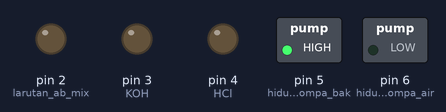
Recording of a sketch running on a simulated Arduino Uno, built with avr-gcc and run on an emulated ATmega328P. Shown: switched loads named in the sketch (green lamp = pin HIGH), output pins drawn as LEDs (lit = HIGH). What the sketch prints to the serial monitor is not drawn.

Above: at 0.1 s.
At 60.1 s:
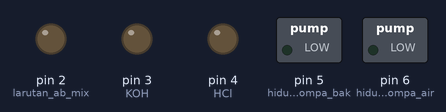
Timing chart, 0 to 61.6 s (numbered marks = the images above):
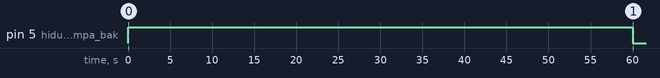

The sketch:

tx.ino
```cpp
#include <OneWire.h>
#include <DallasTemperature.h>

#define ONE_WIRE_BUS 7
#define TdsSensorPin A0
#define VREF 5.0      // analog reference voltage(Volt) of the ADC
#define SCOUNT  30           // sum of sample point
#define SensorPin A1            //pH meter Analog output to Arduino Analog Input 0
#define Offset 0.00            //deviation compensate
#define samplingInterval 20
#define printInterval 800
#define ArrayLenth  40    //times of collection

OneWire oneWire(ONE_WIRE_BUS);
DallasTemperature sensorSuhu(&oneWire);

float suhu, ppm, ph;
float m_suhu_dngin, m_suhu_nrmal, m_suhu_pnas;
float m_ppm_rndah, m_ppm_ckup, m_ppm_tnggi;
float m_ph_asam, m_ph_ntral, m_ph_basa;
float suhu_a1, suhu_z1, suhu_a2, suhu_z2, suhu_a3, suhu_z3;
float suhu_AiZi, suhu_a, suhu_Z;
float ppm_a1, ppm_z1, ppm_a2, ppm_z2, ppm_a3, ppm_z3;
float ppm_AiZi, ppm_a, ppm_Z;
float ph_a1, ph_z1, ph_a2, ph_z2, ph_a3, ph_z3;
float ph_AiZi, ph_a, ph_Z;
int st_suhu, st_ppm, st_ph;
int ppm_cukup_min = 1200;
int ppm_cukup_max = 1400;
int ppm_rendah = ppm_cukup_min + 50;
int ppm_tinggi = ppm_cukup_max - 50;

int analogBuffer[SCOUNT];    // store the analog value in the array, read from ADC
int analogBufferTemp[SCOUNT];
int analogBufferIndex = 0,copyIndex = 0;
float averageVoltage = 0,tdsValue = 0,temperature = 25;
int pHArray[ArrayLenth];   //Store the average value of the sensor feedback
int pHArrayIndex=0;

void setup()
{
    Serial.begin(9600);
    sensorSuhu.begin();
    pinMode(TdsSensorPin,INPUT);
    pinMode(2, OUTPUT);   // larutan ab mix
    pinMode(3, OUTPUT);   // KOH
    pinMode(4, OUTPUT);   // HCl
    pinMode(5, OUTPUT);   // hidupkan pompa bak
    pinMode(6, OUTPUT);   // hidupkan pompa air

}

void loop()
{
    // suhu = ambilSuhu();
    // Serial.print("Suhu : ");
    // Serial.println(suhu);
    // ppm = ambilTds();
    // Serial.print("TDS : ");
    // Serial.print(ppm, 0);
    // Serial.println("ppm");
    // ph = ambilPh();
    // Serial.print("pH value: ");
    // Serial.println(ph, 2);
    fuzzy();
    delay(1000);
}


void fuzzy()
{
    // FUZZYFIKASI
    // suhu = ambilSuhu();
    // ppm = ambilTds();
    // ph = ambilPh();
    // coba
    suhu = 28.5;
    ppm = 1399;
    ph = 7.4;
    // SUHU
    // miu suhu dngin
    if (suhu >= 19) {
        m_suhu_dngin = 0;
    } else if (18 < suhu && suhu < 19) {
        m_suhu_dngin = (19 - suhu) / (19 - 18);
    } else if (suhu <= 18) {
        m_suhu_dngin = 1;
    }
    // miu suhu nrmal
    if (suhu <= 18 || suhu >= 29) {
        m_suhu_nrmal = 0;
    } else if (18 < suhu && suhu < 19) {
        m_suhu_nrmal = (suhu - 18) / (19 - 18);
    } else if (28 < suhu && suhu < 29) {
        m_suhu_nrmal = (29 - suhu) / (29 - 28);
    } else if (19 <= suhu && suhu <= 28) {
        m_suhu_nrmal = 1;
    }
    // miu suhu pnas
    if (suhu <= 28) {
        m_suhu_pnas = 0;
    } else if (28 < suhu && suhu < 29) {
        m_suhu_pnas = (suhu - 28) / (29 - 28);
    } else if (suhu >= 29) {
        m_suhu_pnas = 1;
    }

    // INFERENSI SUHU
    suhu_a1 = m_suhu_dngin;
    suhu_z1 = 50;
    suhu_a2 = m_suhu_nrmal;
    suhu_z2 = 50 * 2;
    suhu_a3 = m_suhu_pnas;
    suhu_z3 = 50 * 3;

    // DEFUZZYFIKASI SUHU
    suhu_AiZi = (suhu_a1 * suhu_z1) + (suhu_a2 * suhu_z2) + (suhu_a3 * suhu_z3);
    suhu_a = suhu_a1 + suhu_a2 + suhu_a3;
    suhu_Z = suhu_AiZi / suhu_a;

    // PENENTUAN KONDISI SUHU
    if (suhu_Z <= 50) {
        Serial.println("suhu terlalu rendah");
    } else if (suhu_Z > 50 && suhu_Z < 150) {
        Serial.println("suhu normal");
    } else if (suhu_Z >= 150) {
        Serial.println("suhu terlalu tinggi, hidupkan pompa air");
        digitalWrite(5, HIGH);
        delay(30000);
    }

    // PPM
    // miu ppm rndah
    if (ppm >= ppm_rendah) {
        m_ppm_rndah = 0;
    } else if (ppm_cukup_min < ppm && ppm < ppm_rendah) {
        m_ppm_rndah = (ppm_rendah - ppm) / (ppm_rendah - ppm_cukup_min);
    } else if (ppm <= ppm_cukup_min) {
        m_ppm_rndah = 1;
    }
    // // miu ppm ckup
    if (ppm <= ppm_cukup_min || ppm >= ppm_cukup_max) {
        m_ppm_ckup = 0;
    } else if (ppm_cukup_min < ppm && ppm < ppm_rendah) {
        m_ppm_ckup = (ppm - ppm_cukup_min) / (ppm_rendah - ppm_cukup_min);
    } else if (ppm_tinggi < ppm && ppm < ppm_cukup_max) {
        m_ppm_ckup = (ppm_cukup_max - ppm) / (ppm_cukup_max - ppm_tinggi);
    } else if (ppm_rendah <= ppm && ppm <= ppm_tinggi) {
        m_ppm_ckup = 1;
    }
    // // miu ppm tnggi
    if (ppm <= ppm_tinggi) {
        m_ppm_tnggi = 0;
    } else if (ppm_tinggi < ppm && ppm < ppm_cukup_max) {
        m_ppm_tnggi = (ppm - ppm_tinggi) / (ppm_cukup_max - ppm_tinggi);
    } else if (ppm >= ppm_cukup_max) {
        m_ppm_tnggi = 1;
    }

    // INFERENSI PPM
    ppm_a1 = m_ppm_rndah;
    ppm_z1 = 50;
    ppm_a2 = m_ppm_ckup;
    ppm_z2 = 50 * 2;
    ppm_a3 = m_ppm_tnggi;
    ppm_z3 = 50 * 3;

    // DEFUZZYFIKASI PPM
    ppm_AiZi = (ppm_a1 * ppm_z1) + (ppm_a2 * ppm_z2) + (ppm_a3 * ppm_z3);
    ppm_a = ppm_a1 + ppm_a2 + ppm_a3;
    ppm_Z = ppm_AiZi / ppm_a;

    // PENENTUAN KONDISI PPM
    if (ppm_Z <= 50) {
        Serial.println("ppm terlalu rendah, tambahkan ab mix");
        digitalWrite(2, HIGH);
        delay(5000);
    } else if (ppm_Z > 50 && ppm_Z < 150) {
        Serial.println("ppm cukup");
    } else if (ppm_Z >= 150) {
        Serial.println("ppm terlalu tinggi, hidupkan pompa air");
        digitalWrite(6, HIGH);
        delay(5000);
    }

    // PH
    // miu ppm asam
    if (ph >= 6.7) {
        m_ph_asam = 0;
    } else if (6.5 < ph && ph < 6.7) {
        m_ph_asam = (6.7 - ph) / (6.7 - 6.5);
    } else if (ph <= 6.5) {
        m_ph_asam = 1;
    }
    // miu ph ntral
    if (ph <= 6.5 || ph >= 7.5) {
        m_ph_ntral = 0;
    } else if (6.5 < ph && ph < 6.7) {
        m_ph_ntral = (ph - 6.5) / (6.7 - 6.5);
    } else if (7.3 < ph && ph < 7.5) {
        m_ph_ntral = (7.5 - ph) / (7.5 - 7.3);
    } else if (6.7 <= ph && ph <= 7.3) {
        m_ph_ntral = 1;
    }
    // miu ph basa
    if (ph <= 7.3) {
        m_ph_basa = 0;
    } else if (7.3 < ph && ph < 7.5) {
        m_ph_basa = (ph - 7.3) / (7.5 - 7.3);
    } else if (ph >= 7.5) {
        m_ph_basa = 1;
    }

    // INFERENSI PH
    ph_a1 = m_ph_asam;
    ph_z1 = 50;
    ph_a2 = m_ph_ntral;
    ph_z2 = 50 * 2;
    ph_a3 = m_ph_basa;
    ph_z3 = 50 * 3;

    // DEFUZZYFIKASI PH
    ph_AiZi = (ph_a1 * ph_z1) + (ph_a2 * ph_z2) + (ph_a3 * ph_z3);
    ph_a = ph_a1 + ph_a2 + ph_a3;
    ph_Z = ph_AiZi / ph_a;

    // PENENTUAN KONDISI PH
    if (ph_Z <= 50) {
        Serial.println("ph asam, tambahkan KOH");
        digitalWrite(3, HIGH);
        delay(2000);
    } else if (ph_Z > 50 && ph_Z < 150) {
        Serial.println("ph netral");
    } else if (ph_Z >= 150) {
        Serial.println("ppm basa, tambahkan HCl");
        digitalWrite(4, HIGH);
        delay(2000);
    }
    Serial.println("hidupkan pompa bak");
    digitalWrite(5, HIGH);
    delay(60000);
    digitalWrite(5, LOW);
    delay(60000 * 5);
    // Serial.println(m_suhu_dngin);
    // Serial.println(m_suhu_nrmal);
    // Serial.println(m_suhu_pnas);
    // Serial.println(suhu_AiZi);
    // Serial.println(suhu_a);
    // Serial.println(suhu_Z);
}


// BACA SENSOR
float ambilSuhu()
{
    sensorSuhu.requestTemperatures();
    float temperatur = sensorSuhu.getTempCByIndex(0);
    return temperatur;
}

float ambilTds()
{
    static unsigned long analogSampleTimepoint = millis();
   if(millis()-analogSampleTimepoint > 40U)     //every 40 milliseconds,read the analog value from the ADC
   {
     analogSampleTimepoint = millis();
     analogBuffer[analogBufferIndex] = analogRead(TdsSensorPin);    //read the analog value and store into the buffer
     analogBufferIndex++;
     if(analogBufferIndex == SCOUNT)
         analogBufferIndex = 0;
   }
   static unsigned long printTimepoint = millis();
   if(millis()-printTimepoint > 800U)
   {
      printTimepoint = millis();
      for(copyIndex=0;copyIndex<SCOUNT;copyIndex++)
        analogBufferTemp[copyIndex]= analogBuffer[copyIndex];
      averageVoltage = getMedianNum(analogBufferTemp,SCOUNT) * (float)VREF / 1024.0; // read the analog value more stable by the median filtering algorithm, and convert to voltage value
      float compensationCoefficient=1.0+0.02*(temperature-25.0);    //temperature compensation formula: fFinalResult(25^C) = fFinalResult(current)/(1.0+0.02*(fTP-25.0));
      float compensationVolatge=averageVoltage/compensationCoefficient;  //temperature compensation
      float tdsValue=(133.42*compensationVolatge*compensationVolatge*compensationVolatge - 255.86*compensationVolatge*compensationVolatge + 857.39*compensationVolatge)*0.5; //convert voltage value to tds value
      return tdsValue;
      //Serial.print("voltage:");
      //Serial.print(averageVoltage,2);
      //Serial.print("V   ");
   }
}

int getMedianNum(int bArray[], int iFilterLen)
{
      int bTab[iFilterLen];
      for (byte i = 0; i<iFilterLen; i++)
      bTab[i] = bArray[i];
      int i, j, bTemp;
      for (j = 0; j < iFilterLen - 1; j++)
      {
      for (i = 0; i < iFilterLen - j - 1; i++)
          {
        if (bTab[i] > bTab[i + 1])
            {
        bTemp = bTab[i];
            bTab[i] = bTab[i + 1];
        bTab[i + 1] = bTemp;
         }
      }
      }
      if ((iFilterLen & 1) > 0)
    bTemp = bTab[(iFilterLen - 1) / 2];
      else
    bTemp = (bTab[iFilterLen / 2] + bTab[iFilterLen / 2 - 1]) / 2;
      return bTemp;
}

float ambilPh()
{
    static unsigned long samplingTime = millis();
    static unsigned long printTime = millis();
    static float pHValue,voltage;
    if(millis()-samplingTime > samplingInterval)
    {
        pHArray[pHArrayIndex++]=analogRead(SensorPin);
        if(pHArrayIndex==ArrayLenth)pHArrayIndex=0;
        voltage = avergearray(pHArray, ArrayLenth)*5.0/1024;
        pHValue = 3.5*voltage+Offset;
        samplingTime=millis();
    }
    if(millis() - printTime > printInterval)   //Every 800 milliseconds, print a numerical, convert the state of the LED indicator
    {
//      Serial.print("Voltage:");
//      Serial.print(voltage,2);
        return pHValue;
        printTime=millis();
    }
}

double avergearray(int* arr, int number){
  int i;
  int max,min;
  double avg;
  long amount=0;
  if(number<=0){
    Serial.println("Error number for the array to avraging!/n");
    return 0;
  }
  if(number<5){   //less than 5, calculated directly statistics
    for(i=0;i<number;i++){
      amount+=arr[i];
    }
    avg = amount/number;
    return avg;
  }else{
    if(arr[0]<arr[1]){
      min = arr[0];max=arr[1];
    }
    else{
      min=arr[1];max=arr[0];
    }
    for(i=2;i<number;i++){
      if(arr[i]<min){
        amount+=min;        //arr<min
        min=arr[i];
      }else {
        if(arr[i]>max){
          amount+=max;    //arr>max
          max=arr[i];
        }else{
          amount+=arr[i]; //min<=arr<=max
        }
      }//if
    }//for
    avg = (double)amount/(number-2);
  }//if
  return avg;
}
```

Measured:
- by itself, pin 5 (hidupkan_pompa_bak): LOW → HIGH at 0.02 s, → LOW 60.0 s later
